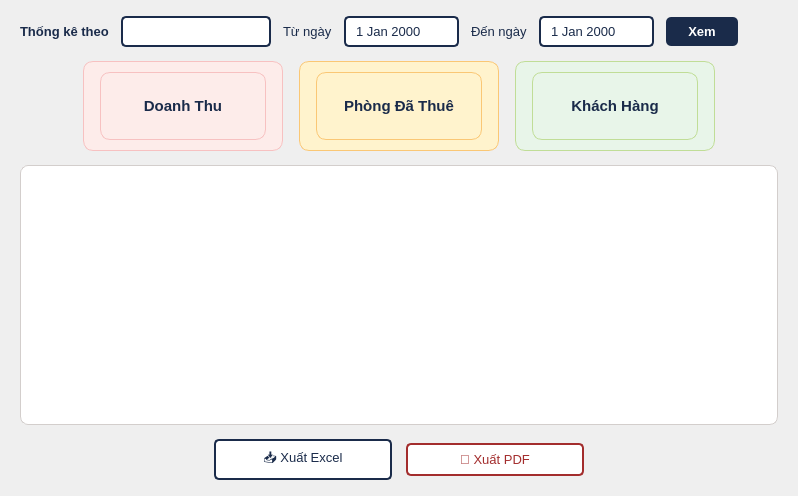
         <widget class="QWidget" name="pg_report">
          <layout class="QVBoxLayout" name="reportLayout">
           <property name="leftMargin"><number>20</number></property><property name="rightMargin"><number>20</number></property>
           <property name="topMargin"><number>16</number></property><property name="bottomMargin"><number>16</number></property>
           <property name="spacing"><number>14</number></property>

           <!-- Filter bar -->
           <item>
            <layout class="QHBoxLayout" name="rptFilterBar">
             <property name="spacing"><number>12</number></property>
             <item><widget class="QLabel" name="lbl_rpt_filter_label">
              <property name="styleSheet"><string notr="true">color:#1A2B4A; font-size:13px; font-weight:bold;</string></property>
              <property name="text"><string>Thống kê theo</string></property>
             </widget></item>
             <item><widget class="QComboBox" name="cmb_rpt_type">
              <property name="styleSheet"><string notr="true">QComboBox{background:#FFF;border:1.5px solid #1A2B4A;border-radius:5px;padding:5px 10px;color:#1A2B4A;font-size:13px;min-width:100px;}QComboBox:hover{border-color:#C9A84C;}QComboBox::drop-down{border:none;width:24px;}QComboBox QAbstractItemView{background:#FFF;border:1px solid #1A2B4A;selection-background-color:#EAF2FB;color:#1A2B4A;}</string></property>
             </widget></item>
             <item><widget class="QLabel" name="lbl_rpt_from_label">
              <property name="styleSheet"><string notr="true">color:#1A2B4A; font-size:13px;</string></property>
              <property name="text"><string>Từ ngày</string></property>
             </widget></item>
             <item><widget class="QDateEdit" name="de_rpt_from">
              <property name="styleSheet"><string notr="true">QDateEdit{background:#FFF;border:1.5px solid #1A2B4A;border-radius:5px;padding:5px 8px;color:#1A2B4A;font-size:13px;}QDateEdit:focus{border-color:#C9A84C;}QDateEdit::drop-down{border:none;width:22px;}</string></property>
              <property name="calendarPopup"><bool>true</bool></property>
             </widget></item>
             <item><widget class="QLabel" name="lbl_rpt_to_label">
              <property name="styleSheet"><string notr="true">color:#1A2B4A; font-size:13px;</string></property>
              <property name="text"><string>Đến ngày</string></property>
             </widget></item>
             <item><widget class="QDateEdit" name="de_rpt_to">
              <property name="styleSheet"><string notr="true">QDateEdit{background:#FFF;border:1.5px solid #1A2B4A;border-radius:5px;padding:5px 8px;color:#1A2B4A;font-size:13px;}QDateEdit:focus{border-color:#C9A84C;}QDateEdit::drop-down{border:none;width:22px;}</string></property>
              <property name="calendarPopup"><bool>true</bool></property>
             </widget></item>
             <item><widget class="QPushButton" name="btn_rpt_view">
              <property name="styleSheet"><string notr="true">QPushButton{background:#1A2B4A;color:#FFF;border:none;border-radius:5px;padding:7px 22px;font-size:13px;font-weight:bold;}QPushButton:hover{background:#223259;}</string></property>
              <property name="text"><string>Xem</string></property>
             </widget></item>
             <item><spacer><property name="orientation"><enum>Qt::Horizontal</enum></property><property name="sizeHint" stdset="0"><size><width>40</width><height>20</height></size></property></spacer></item>
            </layout>
           </item>

           <!-- 3 stat cards -->
           <item>
            <layout class="QHBoxLayout" name="rptStatsRow">
             <property name="spacing"><number>16</number></property>
             <item><spacer><property name="orientation"><enum>Qt::Horizontal</enum></property><property name="sizeHint" stdset="0"><size><width>40</width><height>20</height></size></property></spacer></item>
             <item>
              <widget class="QFrame" name="fra_rpt_revenue">
               <property name="styleSheet"><string notr="true">background-color:#FDECEA; border:1px solid #F7C1C1; border-radius:10px;</string></property>
               <property name="frameShape"><enum>QFrame::StyledPanel</enum></property>
               <property name="minimumSize"><size><width>200</width><height>90</height></size></property>
               <property name="maximumSize"><size><width>260</width><height>90</height></size></property>
               <layout class="QVBoxLayout">
                <property name="leftMargin"><number>16</number></property><property name="rightMargin"><number>16</number></property>
                <property name="topMargin"><number>10</number></property><property name="bottomMargin"><number>10</number></property>
                <item><widget class="QLabel" name="lbl_rpt_revenue">
                 <property name="styleSheet"><string notr="true">color:#1A2B4A; font-size:15px; font-weight:bold;</string></property>
                 <property name="text"><string>Doanh Thu</string></property>
                 <property name="alignment"><set>Qt::AlignCenter</set></property>
                 <property name="wordWrap"><bool>true</bool></property>
                </widget></item>
               </layout>
              </widget>
             </item>
             <item>
              <widget class="QFrame" name="fra_rpt_rooms">
               <property name="styleSheet"><string notr="true">background-color:#FFF3CD; border:1px solid #FAC775; border-radius:10px;</string></property>
               <property name="frameShape"><enum>QFrame::StyledPanel</enum></property>
               <property name="minimumSize"><size><width>200</width><height>90</height></size></property>
               <property name="maximumSize"><size><width>260</width><height>90</height></size></property>
               <layout class="QVBoxLayout">
                <property name="leftMargin"><number>16</number></property><property name="rightMargin"><number>16</number></property>
                <property name="topMargin"><number>10</number></property><property name="bottomMargin"><number>10</number></property>
                <item><widget class="QLabel" name="lbl_rpt_rooms_rented">
                 <property name="styleSheet"><string notr="true">color:#1A2B4A; font-size:15px; font-weight:bold;</string></property>
                 <property name="text"><string>Phòng Đã Thuê</string></property>
                 <property name="alignment"><set>Qt::AlignCenter</set></property>
                 <property name="wordWrap"><bool>true</bool></property>
                </widget></item>
               </layout>
              </widget>
             </item>
             <item>
              <widget class="QFrame" name="fra_rpt_customers">
               <property name="styleSheet"><string notr="true">background-color:#E8F5E9; border:1px solid #C0DD97; border-radius:10px;</string></property>
               <property name="frameShape"><enum>QFrame::StyledPanel</enum></property>
               <property name="minimumSize"><size><width>200</width><height>90</height></size></property>
               <property name="maximumSize"><size><width>260</width><height>90</height></size></property>
               <layout class="QVBoxLayout">
                <property name="leftMargin"><number>16</number></property><property name="rightMargin"><number>16</number></property>
                <property name="topMargin"><number>10</number></property><property name="bottomMargin"><number>10</number></property>
                <item><widget class="QLabel" name="lbl_rpt_customers">
                 <property name="styleSheet"><string notr="true">color:#1A2B4A; font-size:15px; font-weight:bold;</string></property>
                 <property name="text"><string>Khách Hàng</string></property>
                 <property name="alignment"><set>Qt::AlignCenter</set></property>
                 <property name="wordWrap"><bool>true</bool></property>
                </widget></item>
               </layout>
              </widget>
             </item>
             <item><spacer><property name="orientation"><enum>Qt::Horizontal</enum></property><property name="sizeHint" stdset="0"><size><width>40</width><height>20</height></size></property></spacer></item>
            </layout>
           </item>

           <!-- Chart frame -->
           <item>
            <widget class="QFrame" name="fra_chart">
             <property name="styleSheet"><string notr="true">QFrame#fra_chart { background:#FFFFFF; border:1px solid #D3CECC; border-radius:8px; }</string></property>
             <property name="frameShape"><enum>QFrame::StyledPanel</enum></property>
             <property name="minimumSize"><size><width>0</width><height>260</height></size></property>
            </widget>
           </item>

           <!-- Export buttons -->
           <item>
            <layout class="QHBoxLayout" name="rptExportRow">
             <item><spacer><property name="orientation"><enum>Qt::Horizontal</enum></property><property name="sizeHint" stdset="0"><size><width>40</width><height>20</height></size></property></spacer></item>
             <item><widget class="QPushButton" name="btn_rpt_export_excel">
              <property name="styleSheet"><string notr="true">QPushButton{background:#FFF;color:#1A2B4A;border:1.5px solid #1A2B4A;border-radius:5px;padding:7px 22px;font-size:13px;min-width:130px;}QPushButton:hover{background:#E8F5E9;border-color:#3B6D11;color:#3B6D11;}</string></property>
              <property name="text"><string>📥 Xuất Excel</string></property>
             </widget></item>
             <item><widget class="QPushButton" name="btn_rpt_export_pdf">
              <property name="styleSheet"><string notr="true">QPushButton{background:#FFF;color:#A32D2D;border:1.5px solid #A32D2D;border-radius:5px;padding:7px 22px;font-size:13px;min-width:130px;}QPushButton:hover{background:#FDECEA;}</string></property>
              <property name="text"><string>📄 Xuất PDF</string></property>
             </widget></item>
             <item><spacer><property name="orientation"><enum>Qt::Horizontal</enum></property><property name="sizeHint" stdset="0"><size><width>40</width><height>20</height></size></property></spacer></item>
            </layout>
           </item>
          </layout>
         </widget>
